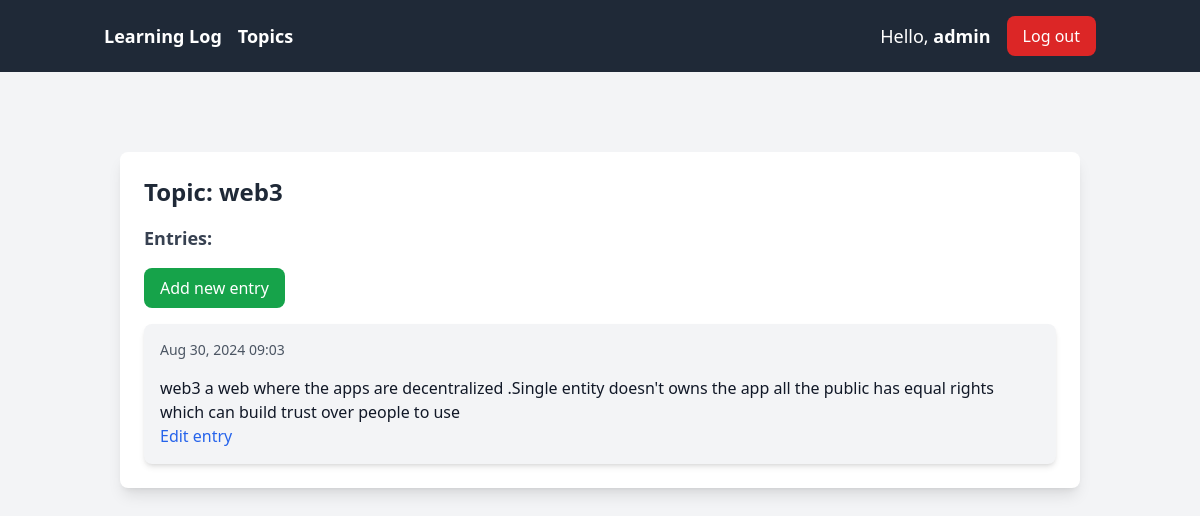
Page /topics/4/ (signed in) on the committed database.
### learning_logs/models.py (models this page shows, shortened)
class Topic(models.Model):
    text = models.CharField(max_length=200)
    date_added = models.DateTimeField(auto_now_add=True)
    owner = models.ForeignKey(User, on_delete=models.CASCADE)
    def __str__(self):
        return self.text

class Entry(models.Model):
    topic = models.ForeignKey(Topic,on_delete=models.CASCADE)
    text = models.TextField()
    date_added = models.DateTimeField(auto_now_add=True)
    class Meta:
        verbose_name_plural = 'entries'

### learning_logs/views.py (the view)
# urls.py: path('topics/<int:topic_id>/', views.topic, name='topic'),
@login_required
def topic(request , topic_id):
    topic = Topic.objects.get(id=topic_id)
    if topic.owner != request.user:
        raise Http404
    entries = topic.entry_set.order_by('-date_added')
    context = {
        'topic' : topic,
        'entries' : entries
    }
    return render(request, 'learning_logs/topic.html', context)

### learning_logs/templates/learning_logs/topic.html
{% extends "learning_logs/base.html" %}
{% block content %}
<div class="container mx-auto px-4 py-8">
    <div class="bg-white shadow-lg rounded-lg p-6">
        <h1 class="text-2xl font-bold text-gray-800 mb-4">Topic: {{ topic }}</h1>
        <p class="text-lg font-semibold text-gray-700 mb-4">Entries:</p>
        <a href="{% url 'learning_logs:new_entry' topic.id %}" class="bg-green-600 text-white px-4 py-2 rounded-lg hover:bg-green-500 transition duration-300 inline-block mb-4">
            Add new entry
        </a>
        <ul class="space-y-4">
            {% for entry in entries %}
            <li class="bg-gray-100 p-4 rounded-lg shadow-md">
                <p class="text-gray-600 text-sm mb-2">{{ entry.date_added|date:'M d, Y H:i' }}</p>
                <p class="text-gray-800 mb-4">{{ entry.text|linebreaks }}</p>
                <a href="{% url 'learning_logs:edit_entry' entry.id %}" class="text-blue-600 hover:text-blue-800 transition duration-300">Edit entry</a>
            </li>
            {% empty %}
            <li class="text-gray-600">No entries are added to this topic.</li>
            {% endfor %}
        </ul>
    </div>
</div>
{% endblock content %}

### learning_logs/templates/learning_logs/base.html (shortened to what this page needs)
<!DOCTYPE html>
<html lang="en">
<head>
    <script src="https://cdn.tailwindcss.com"></script>
</head>
<body class="bg-gray-100 text-gray-900">
    <header class="bg-gray-800 text-white">
        <nav class="relative flex items-center justify-between p-4 container mx-auto">
            <div class="hidden lg:flex items-center justify-between space-x-4 w-full">
                <div class="flex gap-4 flex-row items-center">
                    <a href="{% url 'learning_logs:index' %}"
                        class="text-lg font-semibold hover:text-gray-300 transition duration-300">Learning Log</a>
                    <a href="{% url 'learning_logs:topics' %}"
                        class="text-lg font-semibold hover:text-gray-300 transition duration-300">Topics</a>
                </div>
                <div class="flex items-center space-x-4">
                    {% if user.is_authenticated %}
                    <span class="text-lg">Hello, <span class="font-semibold">{{ user.username }}</span></span>
                    <a href="{% url 'users:logout' %}"
                        class="bg-red-600 text-white px-4 py-2 rounded-lg hover:bg-red-500 transition duration-300">Log
                        out</a>
                    {% else %}
                    <a href="{% url 'users:login' %}"
                        class="bg-blue-600 text-white px-4 py-2 rounded-lg hover:bg-blue-500 transition duration-300">Login</a>
                    <a href="{% url 'users:register' %}"
                        class="bg-green-600 text-white px-4 py-2 rounded-lg hover:bg-green-500 transition duration-300">Register</a>
                    {% endif %}
                </div>
            </div>
        </nav>
    </header>
    <main class="container mx-auto mt-8 p-4 min-h-screen">
        {% block content %}{% endblock %}
    </main>
</body>
</html>

### rows in the picture
Topic: text "web3"
Entry: date_added "Aug 30, 2024 09:03", text "web3 a web where the apps are decentralized .Single entity doesn't owns the app all the public has equal rights which can build trust over people to use"

### other values in the picture
{{ user.username }} "admin"
